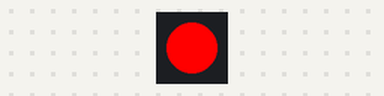
The program below on a simulated ESP32-C6. On the bench: 1 RGB LEDs in strip order, left to right. What the program prints to the serial monitor is not drawn.

Above: at 0.5 s.
At 2.5 s:
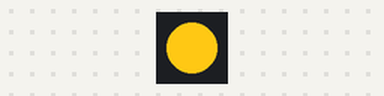
At 5.0 s:
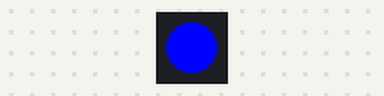
At 8.0 s:
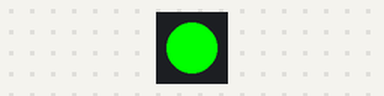
Timing chart, 0 to 8.3 s (numbered marks = the images above):
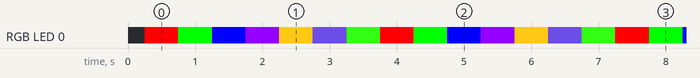

Measured:
- by itself, RGB LED 0: repeats every 3.5 s: RGB(0, 255, 0) 0.50 s, RGB(0, 0, 255) 0.50 s, RGB(150, 0, 255) 0.50 s, RGB(255, 200, 20) 0.50 s, RGB(85, 60, 180) 0.50 s, RGB(50, 255, 20) 0.50 s, RGB(255, 0, 0) 0.50 s
- by itself, everything shown: repeats every 3.5 s, in 7 steps

The program:

main.cpp
```cpp
/*
  Dave Williams, DitroniX 2019-2025 (ditronix.net)

  Example Code, to demonstrate and test the ESPuno Pi Zero, RGB LED

  Further information, details and examples can be found on our website and also GitHub wiki pages:
  * ditronix.net
  * github.com/DitroniX
  * github.com/DitroniX/ESPuno-Pi-Zero_WiFi-BT-Zigbee-Thread-60V
  * github.com/DitroniX/ESPuno-Pi-Zero_WiFi-BT-Zigbee-Thread-60V/wiki
  * hackster.io/DitroniX/espuno-pi-zero-wifi-bt-zigbee-thread-60v-69ef92
  * kickstarter.com/projects/ditronix/espuno-pi-zero

  This test code is OPEN SOURCE and formatted for easier viewing.  Although is is not intended for real world use, it may be freely used, or modified as needed.
  It is distributed on an "AS IS" BASIS, WITHOUT WARRANTIES OR CONDITIONS OF ANY KIND, either express or implied.

  For board configuration, see platformio.ini

  Further information, details and examples can be found on our website wiki pages ditronix.net/wiki and also github.com/DitroniX
*/

// Libraries
#include <Arduino.h>
#include <FastLED.h>

// **************** USER VARIABLES / DEFINES / STATIC / STRUCTURES / CONSTANTS ****************

#define LED_PIN     8
#define NUM_LEDS    1

CRGB leds[NUM_LEDS];

// **************** FUNCTIONS AND ROUTINES ****************

// **************** SETUP ****************
void setup()
{

  // Stabalise (Optional)
  delay(250);

  // Initialise UART
  Serial.begin(115200, SERIAL_8N1); // 115200
  while (!Serial)
    ;
  Serial.println("");

  // RGB LED
  FastLED.addLeds<WS2812, LED_PIN, GRB>(leds, NUM_LEDS);

  Serial.println("ESPuno Pi Zero SDK Board\n");

}

// **************** LOOP ****************
void loop()
{
  leds[0] = CRGB(255, 0, 0);
  FastLED.show();
  delay(500);

  leds[0] = CRGB(0, 255, 0);
  FastLED.show();
  delay(500);

  leds[0] = CRGB(0, 0, 255);
  FastLED.show();
  delay(500);

  leds[0] = CRGB(150, 0, 255);
  FastLED.show();
  delay(500);

  leds[0] = CRGB(255, 200, 20);
  FastLED.show();
  delay(500);

  leds[0] = CRGB(85, 60, 180);
  FastLED.show();
  delay(500);

  leds[0] = CRGB(50, 255, 20);
  FastLED.show();
  delay(500);
}
```
